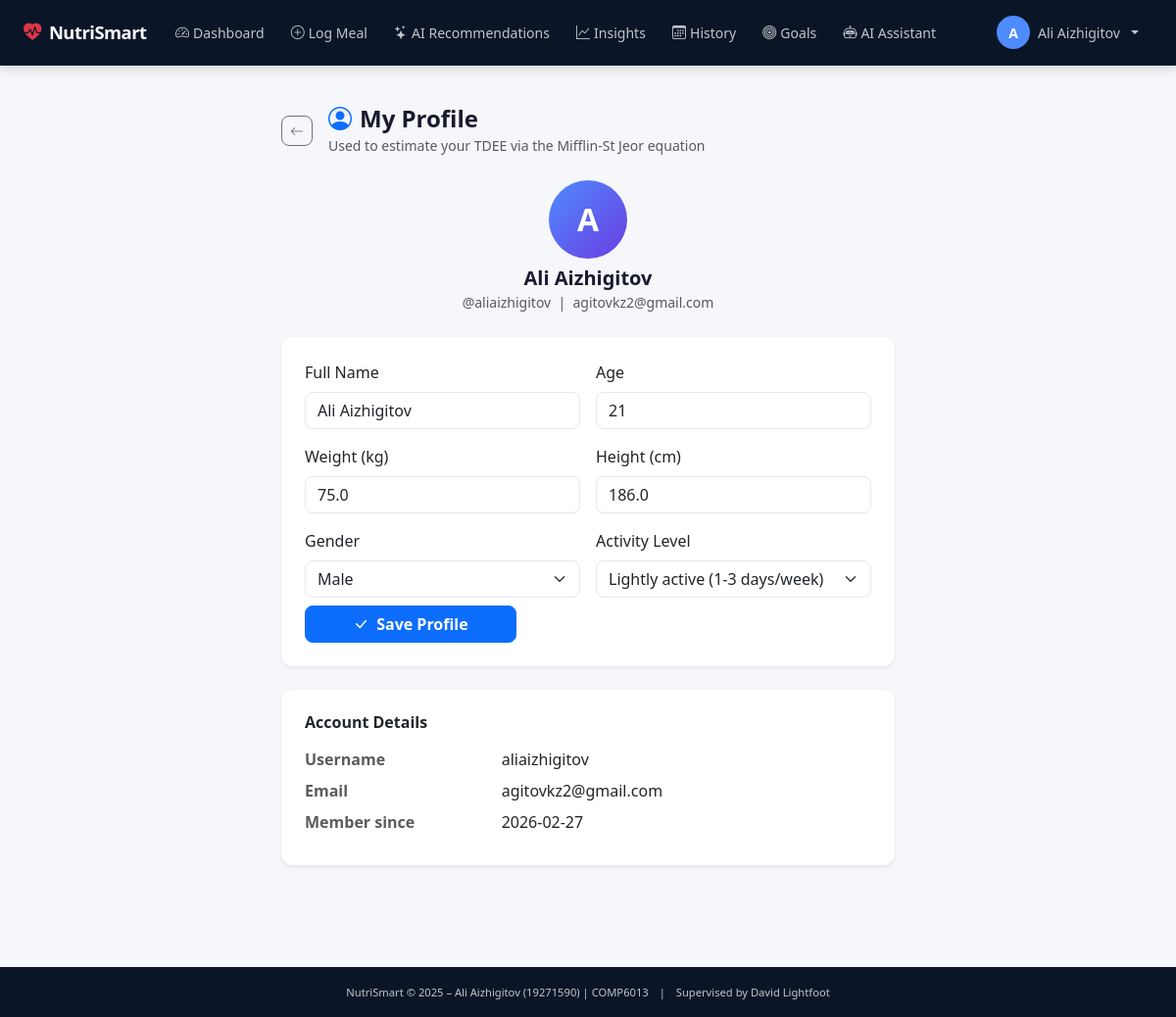
Screenshot of /profile (signed in) with the database file from the repository.
### tables this page shows
CREATE TABLE users (
                id          INTEGER PRIMARY KEY AUTOINCREMENT,
                username    TEXT    NOT NULL UNIQUE,
                email       TEXT    NOT NULL UNIQUE,
                password_hash TEXT  NOT NULL,
                full_name   TEXT,
                age         INTEGER,
                weight_kg   REAL,
                height_cm   REAL,
                gender      TEXT    CHECK(gender IN ('male','female','other')),
                activity_level TEXT DEFAULT 'moderate'
                                    CHECK(activity_level IN ('sedentary','light','moderate','active','very_active')),
                created_at  TEXT    DEFAULT (datetime('now'))
            );

### app.py (the view, shortened to what this page needs)
@app.route('/profile', methods=['GET', 'POST'])
@login_required
def profile():
    user_id = session['user_id']
    return render_template('profile.html', user=g.user)

### app.py (called while the page is built)
def login_required(f):
    @wraps(f)
    def decorated(*args, **kwargs):
        if 'user_id' not in session:
            flash('Please log in to access this page.', 'warning')
            return redirect(url_for('login'))
        return f(*args, **kwargs)
    return decorated

def current_user():
    user_id = session.get('user_id')
    if user_id:
        return db.get_user_by_id(user_id)
    return None

@app.before_request
def load_logged_in_user():
    g.user = current_user()

@app.context_processor
def inject_globals():
    return {
        'user': g.user,
        'today': date.today().isoformat(),
        'now': datetime.now(),
    }

### database.py (called while the page is built)
def get_db():
    conn = sqlite3.connect(DB_PATH)
    conn.row_factory = sqlite3.Row
    conn.execute("PRAGMA foreign_keys = ON")
    return conn

def get_user_by_id(user_id):
    conn = get_db()
    user = conn.execute("SELECT * FROM users WHERE id = ?", (user_id,)).fetchone()
    conn.close()
    return dict(user) if user else None

### templates/profile.html (shortened to what this page needs)
{% extends 'base.html' %}
{% block content %}
<div class="container py-4" style="max-width:650px;">
    <div class="d-flex align-items-center gap-3 mb-4">
        <a href="{{ url_for('dashboard') }}" class="btn btn-sm btn-outline-secondary">
            <i class="bi bi-arrow-left"></i>
        </a>
        <div>
            <h4 class="fw-bold mb-0"><i class="bi bi-person-circle me-2 text-primary"></i>My Profile</h4>
            <small class="text-muted">Used to estimate your TDEE via the Mifflin-St Jeor equation</small>
        </div>
    </div>
    <div class="text-center mb-4">
        <div class="ns-avatar-lg mx-auto mb-2">
            {{ (user.full_name or user.username)[0].upper() }}
        </div>
        <h5 class="fw-bold mb-0">{{ user.full_name or user.username }}</h5>
        <small class="text-muted">@{{ user.username }} &nbsp;|&nbsp; {{ user.email }}</small>
    </div>
    <div class="card border-0 shadow-sm">
        <div class="card-body p-4">
            <form method="POST" action="{{ url_for('profile') }}">
                <div class="row g-3">
                    <div class="col-sm-6">
                        <label class="form-label fw-medium">Full Name</label>
                        <input type="text" name="full_name" class="form-control"
                               value="{{ user.full_name or '' }}">
                    </div>
                    <div class="col-sm-6">
                        <label class="form-label fw-medium">Age</label>
                        <input type="number" name="age" class="form-control"
                               value="{{ user.age or '' }}" min="10" max="120" placeholder="e.g. 22">
                    </div>
                    <div class="col-sm-6">
                        <label class="form-label fw-medium">Weight (kg)</label>
                        <input type="number" name="weight_kg" class="form-control"
                               value="{{ user.weight_kg or '' }}" min="20" max="300" step="0.1" placeholder="e.g. 70.5">
                    </div>
                    <div class="col-sm-6">
                        <label class="form-label fw-medium">Height (cm)</label>
                        <input type="number" name="height_cm" class="form-control"
                               value="{{ user.height_cm or '' }}" min="100" max="250" step="0.5" placeholder="e.g. 175">
                    </div>
                    <div class="col-sm-6">
                        <label class="form-label fw-medium">Gender</label>
                        <select name="gender" class="form-select">
                            <option value="male"   {% if user.gender == 'male'   %}selected{% endif %}>Male</option>
                        </select>
                    </div>
                    <div class="col-sm-6">
                        <label class="form-label fw-medium">Activity Level</label>
                        <select name="activity_level" class="form-select">
                            <option value="light"       {% if user.activity_level == 'light'       %}selected{% endif %}>Lightly active (1-3 days/week)</option>
                        </select>
                    </div>
                    <div class="col-12 mt-2">
                        <button type="submit" class="btn btn-primary fw-semibold px-5">
                            <i class="bi bi-check-lg me-1"></i> Save Profile
                        </button>
                    </div>
                </div>
            </form>
        </div>
    </div>
    <div class="card border-0 shadow-sm mt-4">
        <div class="card-body p-4">
            <h6 class="fw-semibold mb-3">Account Details</h6>
            <dl class="row mb-0">
                <dt class="col-sm-4 text-muted">Username</dt>
                <dd class="col-sm-8">{{ user.username }}</dd>
                <dt class="col-sm-4 text-muted">Email</dt>
                <dd class="col-sm-8">{{ user.email }}</dd>
                <dt class="col-sm-4 text-muted">Member since</dt>
                <dd class="col-sm-8">{{ user.created_at[:10] if user.created_at else '—' }}</dd>
            </dl>
        </div>
    </div>
</div>
{% endblock %}

### templates/base.html (shortened to what this page needs)
<!DOCTYPE html>
<html lang="en" data-bs-theme="light">
<head>
    <link href="https://cdn.jsdelivr.net/npm/bootstrap@5.3.2/dist/css/bootstrap.min.css" rel="stylesheet">
    <link rel="stylesheet" href="https://cdn.jsdelivr.net/npm/bootstrap-icons@1.11.3/font/bootstrap-icons.min.css">
    <link rel="stylesheet" href="{{ url_for('static', filename='css/style.css') }}">
</head>
<body>
{% if user %}
<nav class="navbar navbar-expand-lg navbar-dark ns-navbar sticky-top">
    <div class="container-fluid px-4">
        <a class="navbar-brand fw-bold" href="{{ url_for('dashboard') }}">
            <i class="bi bi-heart-pulse-fill me-2 text-danger"></i>NutriSmart
        </a>
        <div class="collapse navbar-collapse" id="mainNav">
            <ul class="navbar-nav me-auto mb-2 mb-lg-0">
                <li class="nav-item">
                    <a class="nav-link {% if request.endpoint == 'dashboard' %}active{% endif %}"
                       href="{{ url_for('dashboard') }}">
                        <i class="bi bi-speedometer2 me-1"></i>Dashboard
                    </a>
                </li>
                <li class="nav-item">
                    <a class="nav-link {% if request.endpoint == 'log_meal' %}active{% endif %}"
                       href="{{ url_for('log_meal') }}">
                        <i class="bi bi-plus-circle me-1"></i>Log Meal
                    </a>
                </li>
                <li class="nav-item">
                    <a class="nav-link {% if request.endpoint == 'ai_recommendations' %}active{% endif %}"
                       href="{{ url_for('ai_recommendations') }}">
                        <i class="bi bi-stars me-1"></i>AI Recommendations
                    </a>
                </li>
                <li class="nav-item">
                    <a class="nav-link {% if request.endpoint == 'insights' %}active{% endif %}"
                       href="{{ url_for('insights') }}">
                        <i class="bi bi-graph-up me-1"></i>Insights
                    </a>
                </li>
                <li class="nav-item">
                    <a class="nav-link {% if request.endpoint == 'history' %}active{% endif %}"
                       href="{{ url_for('history') }}">
                        <i class="bi bi-calendar3 me-1"></i>History
                    </a>
                </li>
                <li class="nav-item">
                    <a class="nav-link {% if request.endpoint == 'goals' %}active{% endif %}"
                       href="{{ url_for('goals') }}">
                        <i class="bi bi-bullseye me-1"></i>Goals
                    </a>
                </li>
                <li class="nav-item">
                    <a class="nav-link {% if request.endpoint == 'ai_chat' %}active{% endif %}"
                       href="{{ url_for('ai_chat') }}">
                        <i class="bi bi-robot me-1"></i>AI Assistant
                    </a>
                </li>
            </ul>
            <div class="navbar-nav">
                <div class="nav-item dropdown">
                    <a class="nav-link dropdown-toggle d-flex align-items-center gap-2" href="#"
                       data-bs-toggle="dropdown">
                        <div class="ns-avatar">{{ (user.full_name or user.username)[0].upper() }}</div>
                        <span class="d-none d-lg-inline">{{ user.full_name or user.username }}</span>
                    </a>
                </div>
            </div>
        </div>
    </div>
</nav>
{% endif %}
<main class="{% if user %}ns-main{% endif %}">
    {% block content %}{% endblock %}
</main>
<footer class="ns-footer text-center py-3 mt-5">
    <small>
        NutriSmart &copy; 2025 – Ali Aizhigitov (19271590) | COMP6013
        <span class="mx-2">|</span>
        Supervised by David Lightfoot
    </small>
</footer>
</body>
</html>

### static/css/style.css (style rules this page uses)
:root { --ns-navy: #0a1628; --ns-navy-soft: #111e35; --ns-accent: #4f8cff; --ns-green: #22c55e; --ns-radius: 12px; --ns-shadow: 0 2px 16px rgba(0,0,0,.08); --ns-transition: .18s ease; font-family: 'Inter', system-ui, -apple-system, sans-serif; }
*, *::before, *::after { box-sizing: border-box; }
body { background: #f5f7fa; color: #1a1a2e; min-height: 100vh; display: flex; flex-direction: column; }
.ns-navbar { background: var(--ns-navy) !important; border-bottom: 1px solid rgba(255,255,255,.06); min-height: 62px; box-shadow: 0 2px 12px rgba(0,0,0,.18); }
.ns-navbar .nav-link { font-size: .875rem; font-weight: 500; padding: .5rem .85rem !important; border-radius: 8px; transition: background var(--ns-transition), color var(--ns-transition); color: rgba(255,255,255,.75) !important; }
.ns-navbar .navbar-brand { font-size: 1.15rem; letter-spacing: -.5px; }
.ns-avatar { width: 34px; height: 34px; border-radius: 50%; background: var(--ns-accent); color: #fff; font-weight: 700; font-size: .875rem; display: flex; align-items: center; justify-content: center; flex-shrink: 0; }
.ns-avatar-lg { width: 80px; height: 80px; border-radius: 50%; background: linear-gradient(135deg, var(--ns-accent), #6c3ce1); color: #fff; font-weight: 700; font-size: 2rem; display: flex; align-items: center; justify-content: center; }
.ns-main { flex: 1; padding-bottom: 2rem; }
.card { border-radius: var(--ns-radius); transition: box-shadow var(--ns-transition); }
.btn { border-radius: 8px; font-weight: 500; transition: all var(--ns-transition); }
.form-control, .form-select { border-radius: 8px; border: 1.5px solid #e2e8f0; transition: border-color var(--ns-transition), box-shadow var(--ns-transition); }
.ns-footer { background: var(--ns-navy); color: rgba(255,255,255,.75); font-size: .8rem; margin-top: auto; }
.ns-footer .text-muted, .ns-footer small { color: rgba(255,255,255,.75) !important; }

### rows the page displays
users: full_name "A", full_name "Ali Aizhigitov", username "aliaizhigitov", email "agitovkz2@gmail.com", age "21", weight_kg "75.0", height_cm "186.0", gender "Male", activity_level "Lightly active (1-3 days/week)", created_at "2026-02-27"
